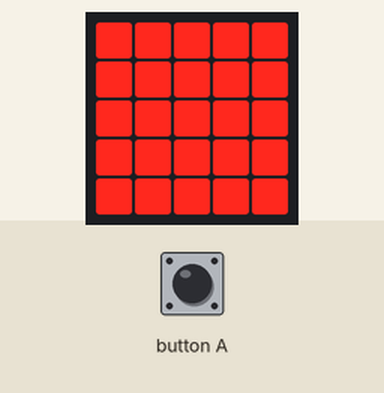
Simulated run of this program. Board: BBC micro:bit (MakeCode). Shown: the board's 5×5 LED display. Inputs (shaded band) come from the test bench. A reset restarts the program.

Above: at 13.7 s.
13.8 s: button A pressed for 0.15 s
At 14.6 s:
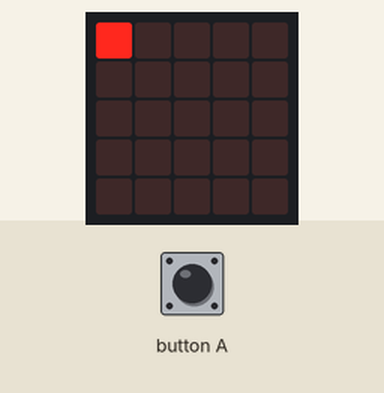
At 15.1 s:
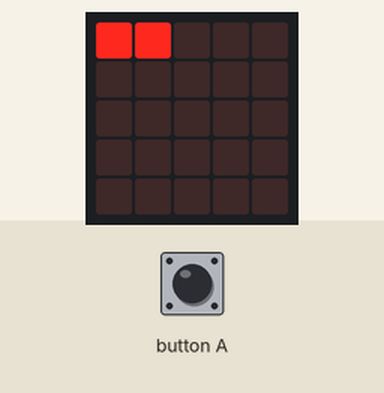
Timing chart, 0 to 16.8 s (numbered marks = the images above; inputs shaded):
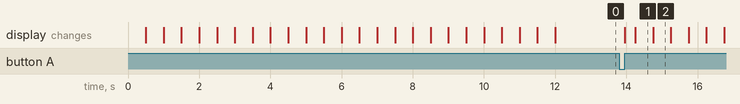

Measured:
- after the input at 13.8 s, the display: first changes after 0.15 s (image 1 shows a later state)
- what the display in image 1 shows lasts 0.5 s, from 14.3 s to 14.8 s

The program:

main.ts
```typescript
namespace screenmagic {
    /**
     * Address LEDs linearly row first
     */
    //% blockId=screenmagicplotAt
    //% blocks="plot at index"
    //% index.min=0 index.max=25
    export function plotAt(index: number) : void {
        index |= 0
        const y = Math.floor (index / 5 );
        const x = Math.floor(index % 5);
        led.plot(x, y)
    }

    input.onButtonPressed(Button.A, function() {

        control.reset()
    })
}
```

test.ts
```typescript
for(let i = 0; i < 25; ++i) {
   screenmagic. plotAt(i)
   basic.pause(500)
}
```
